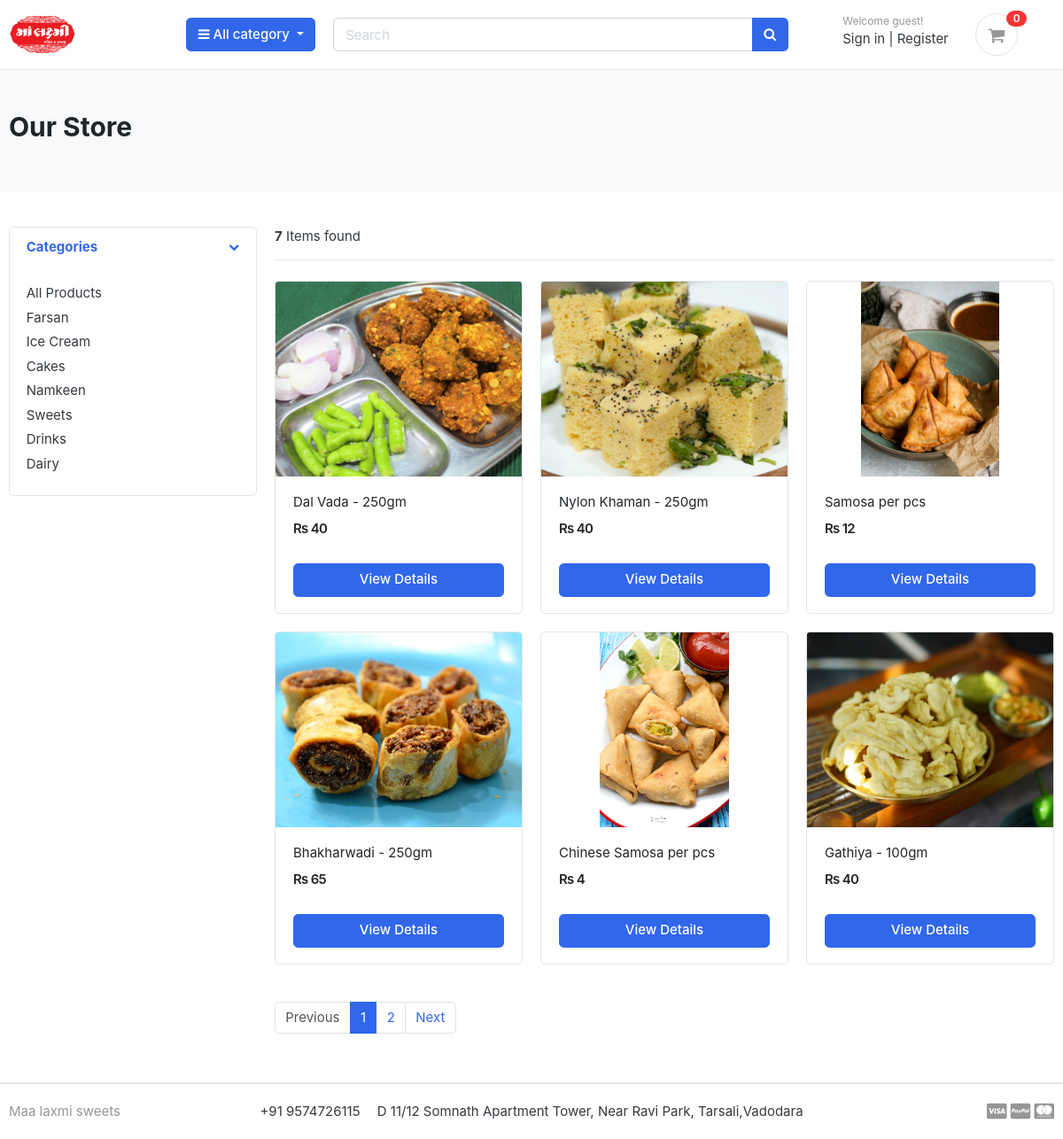
/store/category/farsan/, run on the app's committed database.
### category/models.py (models this page shows, shortened)
class Category(models.Model):
    category_name = models.CharField(max_length=50,unique=True)
    slug = models.SlugField(max_length=100,unique=True)
    description = models.TextField(max_length=255,blank=True)
    category_image = models.ImageField(upload_to='photos/Categories',blank=True)
    class Meta:
        verbose_name = 'category'
        verbose_name_plural = 'categories'
    def get_url(self):
        return reverse('products_by_category',args=[self.slug])

### store/models.py (models this page shows, shortened)
class Product(models.Model):
    product_name = models.CharField(max_length=200,unique=True)
    slug = models.SlugField(max_length=200,unique=True)
    description = models.TextField(max_length=500,blank=True)
    price = models.IntegerField()
    images = models.ImageField(upload_to='photos/products')
    stock = models.IntegerField()
    is_available = models.BooleanField(default=True)
    category = models.ForeignKey(Category, on_delete=models.CASCADE)
    created_date = models.DateTimeField(auto_now_add=True)
    modified_date = models.DateTimeField(auto_now=True)
    def get_url(self):
        return reverse('product_detail',args=[self.category.slug,self.slug])

### store/views.py (the view)
# urls.py: path('store/',include('store.urls')),
def store(request, category_slug=None):
    categories = None
    products = None
    if category_slug != None:
        categories = get_object_or_404(Category, slug=category_slug)
        products = Product.objects.filter(
            category=categories, is_available=True)
        paginator = Paginator(products, 6)
        page = request.GET.get('page')
        paged_products = paginator.get_page(page)
        product_count = products.count()
    else:
        products = Product.objects.all().filter(is_available=True).order_by('id')
        paginator = Paginator(products, 6)
        page = request.GET.get('page')
        paged_products = paginator.get_page(page)
        product_count = products.count()
    context = {
        'products': paged_products,
        'product_count': product_count,
    }
    return render(request, 'store/store.html', context)

### carts/context_processors.py (called while the page is built)
def counter(request):
    cart_count = 0
    if 'admin' in request.path:
        return {}
    else:
        try:
            cart = Cart.objects.filter(cart_id=_cart_id(request))
            if request.user.is_authenticated:
                cart_items = CartItem.objects.all().filter(user=request.user)
            else:
                cart_items = CartItem.objects.all().filter(cart=cart[:1])
            for cart_item in cart_items:
                cart_count += cart_item.quantity
        except Cart.DoesNotExist:
            cart_count = 0
    return dict(cart_count=cart_count)

### carts/views.py (called while the page is built)
def _cart_id(request):
    cart = request.session.session_key
    if not cart:
        cart = request.session.create()
    return cart

### category/context_processors.py (called while the page is built)
def menu_links(request):
    links = Category.objects.all()
    return dict(links=links)

### templates/store/store.html
{% extends 'base.html' %}
{% load static %}
{% block content %}
<section class="section-pagetop bg">
    <div class="container">
        {% if 'search' in request.path %}
        <h2 class="title-page">Search Result</h2>
        {% else %}
        <h2 class="title-page">Our Store</h2>
        {% endif %}
    </div>
    </section>
    <section class="section-content padding-y">
    <div class="container">
    <div class="row">
        <aside class="col-md-3">
    <div class="card">
        <article class="filter-group">
            <header class="card-header">
                <a href="#" data-toggle="collapse" data-target="#collapse_1" aria-expanded="true" class="">
                    <i class="icon-control fa fa-chevron-down"></i>
                    <h6 class="title">Categories</h6>
                </a>
            </header>
            <div class="filter-content collapse show" id="collapse_1" style="">
                <div class="card-body">
                    <ul class="list-menu">
                    <li><a href="{% url 'store' %}">All Products </a></li>
                    {% for category in links %}
                    <li><a href="{{category.get_url}}">{{category.category_name}} </a></li>
                    {% endfor %}
                    </ul>
                </div>
            </div>
        </article>
    </div>
        </aside>
        <main class="col-md-9">
    <header class="border-bottom mb-4 pb-3">
            <div class="form-inline">
                <span class="mr-md-auto"><b>{{product_count}}</b> Items found </span>
            </div>
    </header>
    <div class="row">
        {% if products %}
        {% for product in products %}
        <div class="col-md-4">
            <figure class="card card-product-grid">
                <div class="img-wrap">
                    <a href="{{product.get_url}}"> <img src="{{product.images.url}}"></a>
                </div>
                <figcaption class="info-wrap">
                    <div class="fix-height">
                        <a href="{{product.get_url}}" class="title">{{product.product_name}}</a>
                        <div class="price-wrap mt-2">
                            <span class="price">Rs {{product.price}}</span>
                        </div>
                    </div>
                    <a href="{{product.get_url}}" class="btn btn-block btn-primary">View Details </a>
                </figcaption>
            </figure>
        </div>
        {% endfor %}
        {% else %}
        <div><h2>No Results Found</h2></div>
        {% endif %}
    </div>
    <nav class="mt-4" aria-label="Page navigation sample">
        {%  if products.has_other_pages %}
      <ul class="pagination">
          {% if products.has_previous %}
        <li class="page-item"><a class="page-link" href="?page={{products.previous_page_number}}">Previous</a></li>
        {% else %}
        <li class="page-item disabled"><a class="page-link" href="#">Previous</a></li>
        {% endif %}
        {% for i in products.paginator.page_range %}
        {% if products.number == i %}
        <li class="page-item active"><a class="page-link" href="#">{{i}}</a></li>
        {% else %}
        <li class="page-item"><a class="page-link" href="?page={{i}}">{{i}}</a></li>
        {% endif %}
        {% endfor %}
        {% if products.has_next %}
        <li class="page-item"><a class="page-link" href="?page={{products.next_page_number}}">Next</a></li>
        {% else %}
        <li class="page-item disabled"><a class="page-link" href="#">Next</a></li>
        {% endif %}
      </ul>
      {% endif %}
    </nav>
        </main>
    </div>
    </div>
    </section>
    {% endblock %}

### templates/base.html (shortened to what this page needs)
{% load static %}
<!DOCTYPE HTML>
<html lang="en">
<head>
<link href="{% static 'css/bootstrap.css' %}" rel="stylesheet" type="text/css"/>
<link href="{% static 'fonts/fontawesome/css/all.min.css' %}" type="text/css" rel="stylesheet">
<link rel="stylesheet" href="https://cdnjs.cloudflare.com/ajax/libs/font-awesome/4.7.0/css/font-awesome.min.css">
<link href="{% static 'css/custom.css' %}" rel="stylesheet" type="text/css"/>
<link href="{% static 'css/ui.css' %}" rel="stylesheet" type="text/css"/>
<link href="{% static 'css/responsive.css' %}" rel="stylesheet" media="only screen and (max-width: 1200px)" />
</head>
<body>
{% include 'includes/navbar.html' %}
{% block content %}
{% endblock %}
{% include 'includes/footer.html' %}
</body>
</html>

### templates/includes/navbar.html (shortened to what this page needs)
{% load static %}
<header class="section-header">
    <section class="header-main border-bottom">
        <div class="container">
    <div class="row align-items-center">
        <div class="col-lg-2 col-md-3 col-6">
            <a href="{% url 'home' %}" class="brand-wrap">
                <img class="logo" src="{% static 'images/logo.png' %}">
            </a>
        </div>
        <div class="col-lg col-sm col-md col-6 flex-grow-0">
            <div class="category-wrap dropdown d-inline-block float-right">
                <button type="button" class="btn btn-primary dropdown-toggle" data-toggle="dropdown">
                    <i class="fa fa-bars"></i> All category
                </button>
            </div>
        </div>
        <div class="col-lg  col-md-6 col-sm-12 col">
            <form action="{% url 'search' %}" class="search" method="GET">
                <div class="input-group w-100">
                    <input type="text" class="form-control" style="width:60%;" placeholder="Search" name="keyword">
                    <div class="input-group-append">
                      <button class="btn btn-primary" type="submit">
                        <i class="fa fa-search"></i>
                      </button>
                    </div>
                </div>
            </form>
        </div>
        <div class="col-lg-3 col-sm-6 col-12 order-2 order-lg-3">
                    <div class="d-flex justify-content-end mb-3 mb-lg-0">
                        {% if user.id is None %}
                        <div class="widget-header">
                            <small class="title text-muted">Welcome guest!</small>
                            <div>
                                <a href="{% url 'login' %}">Sign in</a> <span class="dark-transp"> | </span>
                                <a href="{% url 'register' %}"> Register</a>
                            </div>
                        </div>
                        {% endif %}
                        <a href="{% url 'cart' %}" class="widget-header pl-3 ml-3">
                            <div class="icon icon-sm rounded-circle border"><i class="fa fa-shopping-cart"></i></div>
                            <span class="badge badge-pill badge-danger notify">{{cart_count}}</span>
                        </a>
                    </div>
                </div>
    </div>
        </div>
    </section>
    </header>

### templates/includes/footer.html
{% load static %}
<footer class="section-footer border-top">
	<div class="container">
		<section class="footer-bottom border-top row">
			<div class="col-md-2">
				<p class="text-muted"> Maa laxmi sweets</p>
			</div>
			<div class="col-md-8 text-md-center">
				<span  class="px-2">+91 9574726115</span>
				<span  class="px-2">D 11/12 Somnath Apartment Tower, Near Ravi Park, Tarsali,Vadodara</span>
			</div>
			<div class="col-md-2 text-md-right text-muted">
				<i class="fab fa-lg fa-cc-visa"></i>
				<i class="fab fa-lg fa-cc-paypal"></i>
				<i class="fab fa-lg fa-cc-mastercard"></i>
			</div>
		</section>
	</div>
</footer>

### static/css/ui.css (style rules this page uses)
html { font-family: "Inter", sans-serif; font-size: 15px; }
.img-wrap { text-align: center; display: block; }
.img-wrap img { max-width: 100%; }
.price-wrap { letter-spacing: -0.7px; }
.icon-xs, .icon-sm, .icon-md, .icon-lg { display: inline-block; text-align: center; flex-shrink: 0; flex-grow: 0; }
.icon-sm { width: 48px; height: 48px; line-height: 48px !important; font-size: 20px; }
.padding-y { padding-top: 40px; padding-bottom: 40px; }
figure { margin-bottom: 0; }
article:after, .form-group:after { display: block; clear: both; content: ""; }
.bg { background-color: #f8f9fa; }
.title-page { color: #212529; }
p:last-child { margin-bottom: 0; }
.header-main { position: relative; padding-top: 1rem; padding-bottom: 1rem; }
.brand-wrap .logo, .navbar-brand .logo { margin-right: 7px; max-height: 42px; display: inline-block; }
.widget-header { display: inline-block; vertical-align: middle; position: relative; }
.widget-header a { color: #343a40; }
.widget-header i { color: #969696; }
.widget-header .title { display: block; }
.widget-header .notify { position: absolute; top: -3px; right: -10px; }
.footer-bottom { padding-top: 20px; padding-bottom: 20px; }
[class*=list-] li:after { visibility: hidden; display: block; content: ""; overflow: hidden; height: 0; clear: both; }
.list-menu { list-style: none; margin: 0; padding-left: 0; }
.list-menu li { margin-bottom: 5px; }
.list-menu a { color: #343a40; }
[class*=card-product] a.title { color: #212529; display: block; }
[class*=card-product] .img-wrap { overflow: hidden; position: relative; }
[class*=card-product] .img-wrap img { height: 100%; max-width: 100%; width: auto; display: inline-block; -o-object-fit: cover; object-fit: cover; }
.card-product-grid { margin-bottom: 20px; }
.card-product-grid .img-wrap { border-radius: 0.2rem 0.2rem 0 0; height: 220px; }
.card-product-grid .info-wrap { overflow: hidden; padding: 18px 20px; }
.card-product-grid .fix-height { height: 80px; overflow: hidden; }
.card .img-wrap { overflow: hidden; }
.notify { position: absolute; top: -4px; right: -10px; display: inline-block; padding: 0.25em 0.6em; font-size: 12px; line-height: 1; text-align: center; border-radius: 3rem; color: #fff; background-color: #fa3434; }
.price { font-weight: 600; color: #212529; }
.icon-control { margin-top: 5px; float: right; font-size: 80%; }
.card-header .title { margin-bottom: 0; line-height: 1.5; }
.filter-group { border-bottom: 1px solid #e4e4e4; }
.filter-group .card-header { border-bottom: 0; }
.filter-group:last-child { border-bottom: 0; }
.section-pagetop { padding: 45px 0; }

### data on the page
Category: category_name "Farsan"
Category: category_name "Ice Cream"
Category: category_name "Cakes"
Category: category_name "Namkeen"
Category: category_name "Sweets"
Category: category_name "Drinks"
Category: category_name "Dairy"
Product: images (picture), product_name "Dal Vada - 250gm", price "40"
Product: images (picture), product_name "Nylon Khaman - 250gm", price "40"
Product: images (picture), product_name "Samosa per pcs", price "12"
Product: images (picture), product_name "Bhakharwadi - 250gm", price "65"
Product: images (picture), product_name "Chinese Samosa per pcs", price "4"
Product: images (picture), product_name "Gathiya - 100gm", price "40"

### other printed values
{{ cart_count }} "0"
{{ product_count }} "7"
{{ i }} "1"
{{ i }} "2"
